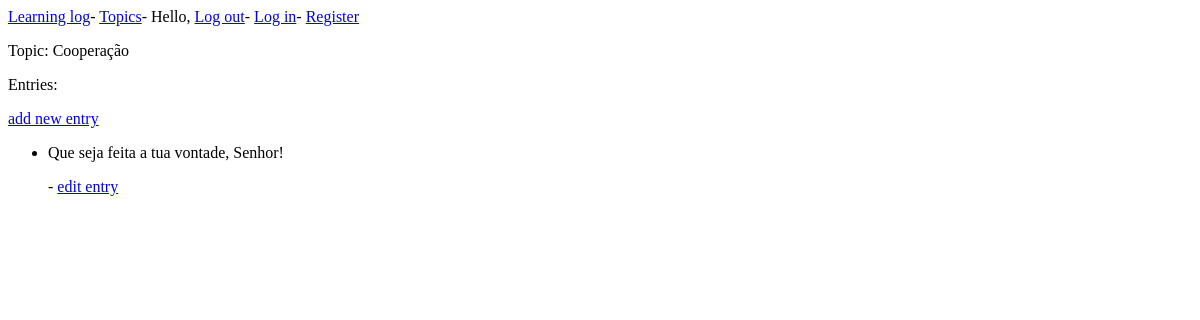
/topic/5/ (signed in), run on an earlier commit of the app's database.
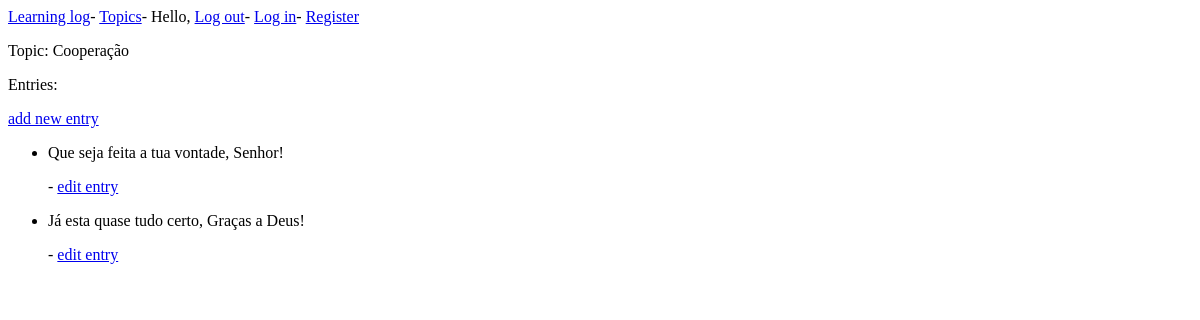
And on a later commit of the database.
### learningng_logs/models.py (models this page shows, shortened)
class Entry(models.Model):
    topic = models.ForeignKey(Topic)
    text = models.TextField()
    date_added = models.DateTimeField(auto_now_add=True)
    class Meta:
        verbose_name_plural = 'entries'

### learningng_logs/views.py (the view)
# urls.py: url(r'^topic/(?P<topic_id>\d+)/$', views.topic, name='topic'),
@login_required
def topic(request, topic_id):
    topic = Topic.objects.get(id=topic_id)
    if topic.owner != request.user:
        raise Http404
    entries = topic.entry_set.order_by('date_added')
    context = {'topic': topic, 'entries': entries}
    return render(request, 'learning_logs/topic.html', context)

### learningng_logs/models.py (called while the page is built)
    def __str__(self):
        return self.text

### learningng_logs/templates/learning_logs/topic.html (shortened to what this page needs)
{% extends 'learning_logs/base.html' %}
{% block content %}
<p>Topic: {{ topic }}</p>
<p>Entries:</p>
<p>
    <a href="{% url 'learning_logs:new_entry' topic.id %}">add new entry</a>
</p>
<ul>
    {% for entry in entries %}
        <li>
            <p>{{ entry.text|linebreaks }}</p> -
            <a href="{% url 'learning_logs:edit_entry' entry.id %}">edit entry</a>
        </li>
    {% empty %}
        <li>No entries</li>
    {% endfor %}
</ul>
{% endblock content %}

What changed in the data, as far as the page shows it:
added Entry: text "Já esta quase tudo certo, Graças a Deus!"
